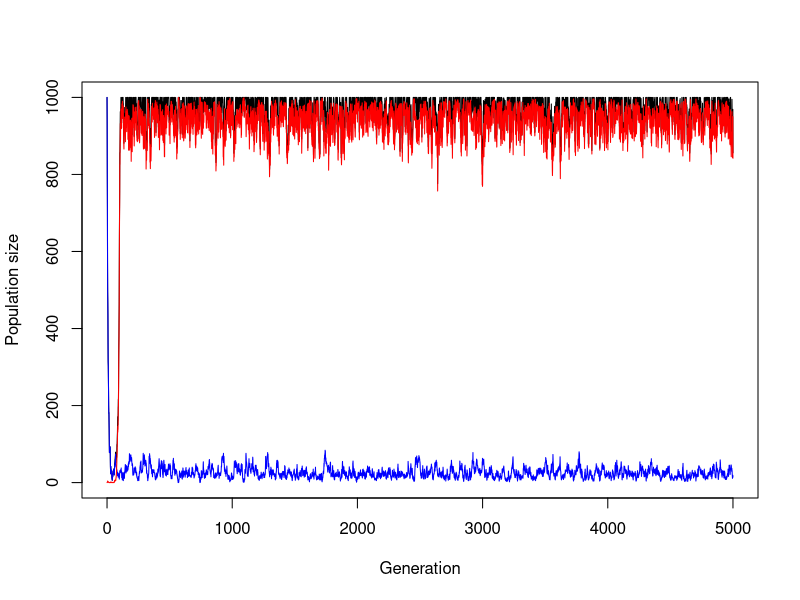

Here is the R script that generated this plot:
## ---- chunk 1
simulate_one_gen_mig_logistic <- function(N_a, N_A, carrying_capacity, decay_rate, sel_coeff, mut_rate, mig_rate_a) {
  # adult migrants arrive and are added to 'a' population
  N_a_mig <- rpois(1, mig_rate_a) # stochastic immigration
  N_a <- N_a + N_a_mig
  
  # determine total population size
  N_total <- N_a+N_A
  
  # reproduction occurs according to decay rates and selection coefficients
  offsp_a <- rpois(1, N_a * (1-decay_rate)) # independent of carrying capacity
  offsp_A <- rpois(1, N_A + N_A*(sel_coeff-decay_rate)*(1-N_total/carrying_capacity))
  # randomly kill individuals if carrying capacity is exceeded
  offsp_total <- offsp_A + offsp_a
  if(offsp_total > carrying_capacity)
  {
    offsp_a <- rbinom(1,carrying_capacity,c(offsp_a,offsp_A)/offsp_total)
    offsp_A <- carrying_capacity-offsp_a
  }

  
  # draw new mutants according to Poisson distribution
  mut_a_to_A <- rpois(1, offsp_a * mut_rate)
  
  # determine new population sizes of wild type and mutant
  N_a_new <- offsp_a - mut_a_to_A
  N_A_new <- offsp_A + mut_a_to_A
  
  return(c(N_a_new, N_A_new))
}
# Test the function
print(simulate_one_gen_mig_logistic(N_a=50, N_A=0, carrying_capacity=50, decay_rate=0.1, sel_coeff=0.3, mut_rate=0.1, mig_rate_a=1))

## ---- chunk 2
simulate_pop_mig_logistic <- function(N_init_a, N_init_A, carrying_capacity, decay_rate, sel_coeff, mut_rate, mig_rate_a, t_max) {
  # Create the vector in which to save the results
  pop_vector <- c(N_init_a, N_init_A)
  # initiate the variables
  pop_new <- c(N_init_a, N_init_A)
  
  # run the simulation until generation t_max
  for (i in 1:t_max+1) {
    # redefine the current population one generation later
    pop_new <- simulate_one_gen_mig_logistic(pop_new[1],pop_new[2],carrying_capacity, decay_rate, sel_coeff, mut_rate, mig_rate_a)
    # add the new population sizes to the output vector
    pop_vector <- rbind(pop_vector,pop_new)
  }
  
  # define the row and column names of the output vector
  rownames(pop_vector) <- (0:t_max)[1:length(pop_vector[,1])] # note that the vector has to be cut if the simulation stopped early
  colnames(pop_vector) <- c("a","A")
  # return the result
  return(pop_vector)	
}


# Test the function and plot the result
# set t_max to a value to be used througout
max_gen <- 5000
# create your simulation data
output <- simulate_pop_mig_logistic(1000,0,1000,0.1,0.3,0.001,3,max_gen)
# show the last few lines of the data table
print(tail(output))
# plot the output - note that the plot range and the x axis have to be adjusted based on the length of the table
# determine x axis range 
x_range <- 0:(length(output[,1])-1)
# this plots the total population size
plot(x_range,output[,1]+output[,2],type='l',ylim=c(0,max(output[,1]+output[,2])),xlab = "Generation",ylab = "Population size")
# add number of wild type individuals
lines(x_range,output[,1], col="blue")
# add number of mutant individuals
lines(x_range,output[,2], col="red")
## ---- chunk 3
simulate_pop_mig_logistic <- function(N_init_a, N_init_A, carrying_capacity, decay_rate, sel_coeff, mut_rate, mig_rate_a, t_max) {
  
  # initiate the variables
  pop_new <- c(N_init_a, N_init_A)
  # start counting generations
  gen <- 0
  
  # run the simulation until generation t_max
  for (i in 1:t_max+1) {
    # redefine the current population one generation later
    pop_new <- simulate_one_gen_mig_logistic(pop_new[1],pop_new[2],carrying_capacity, decay_rate, sel_coeff, mut_rate, mig_rate_a)
    # adding one generation to counter
    gen <- gen+1
    # calculate population size
    N_total <- sum(pop_new)
    # stop when carrying capacity is reached
    if (N_total == carrying_capacity) break
  }
  return(gen)	
}


# Test the function and plot the result
# set t_max to a value to be used througout
max_gen <- 100
# create your simulation data
output_gens <- simulate_pop_mig_logistic(1000,0,1000,0.1,0.3,0.001,3,max_gen)
print(output)
## ---- chunk 4

N_init_a <-  1000
N_init_A <- 0
carrying_capacity <- 1000
decay_rate <- 0.1
sel_coeff <- 0.3
mut_rate <- 0.001
mig_rate_a <- 3
t_max <- 1000
n_reps <- 100


table_matrix <- matrix(nrow = n_reps, ncol = 1) 
print(table_matrix)  


# repeat the simulation n_reps times

 for (rep in 1:n_reps) {
   
# start the simulation with the same initials conditions
table_matrix[rep,1] <- simulate_pop_mig_logistic(N_init_a, N_init_A, carrying_capacity, decay_rate, sel_coeff, mut_rate, mig_rate_a, t_max)}
 
  print(table_matrix)  

  ## Calculate the average to carrying capacity
  avg_gen_time <- mean(table_matrix)
  print(avg_gen_time)
  



